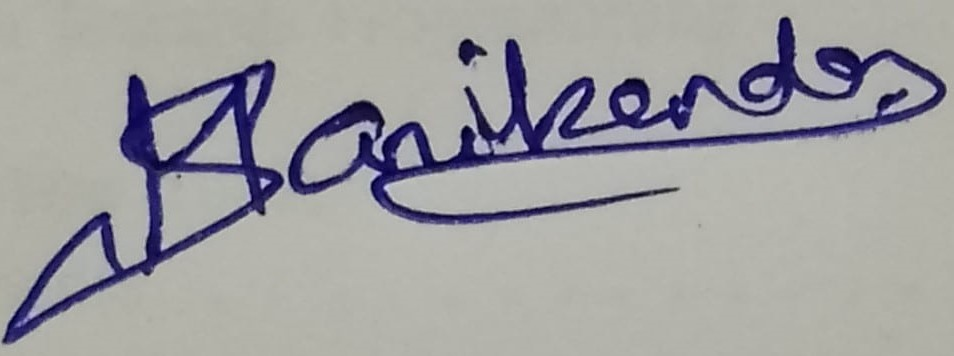
#> input picture Python_AI/AI/OpenCV/Basic_Programs/Threshold/Mani.jpg, 954 x 356 px, found by its file name
$ python Threshold_Img.py
#> lines starting #> are read from the running program, lines starting #| are printed output that depends on the picture; after the words box and inside, x2 and y2 are one past the last pixel; in counts of white or black regions, pixels touching at a corner belong together
## To Convert Original Image to Black&White Image by setting Threshold Value
## Original Image --> GrayScale Image --> Setting Threshold Value --> Black&White Image

# Import OpenCV Library
import cv2

# Read the Original Image from Local Directory
Img = cv2.imread(r"C:\Users\ADMIN\Desktop\SMK\Python_AI\AI\OpenCV\Basic_Programs\Threshold\Mani.jpg")
#> Img is the input picture: shape (356, 954, 3); mean B, G, R 161.6, 160.6, 161.1

# Show / Display the Original Image
cv2.imshow("Original Image",Img)

# To Convert Original Image to Grayscale Image
grayscale = cv2.cvtColor(Img,cv2.COLOR_BGR2GRAY)
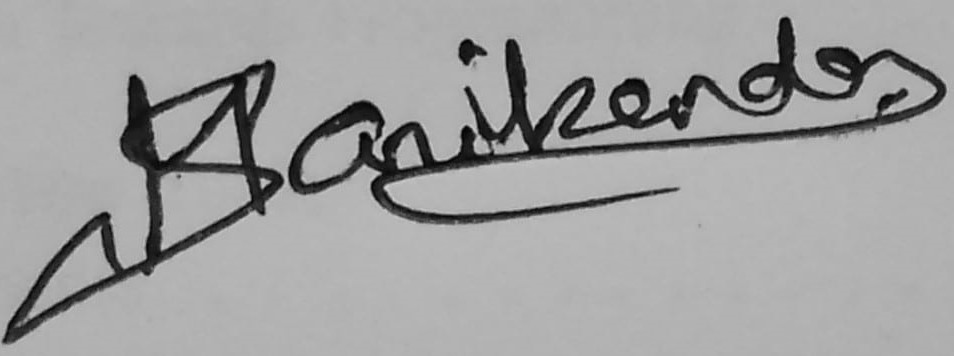
#> grayscale: shape (356, 954); min 2, max 214, mean 160.8

# To Convert GrayScale Image to Black&White Image using Threshold Value
# cv2.threshold(src_Img,Threshold_Value,MaxThresholdValue,Binary_type)[1/0]
ThreshImg = cv2.threshold(grayscale,120,255,cv2.THRESH_BINARY)[1]
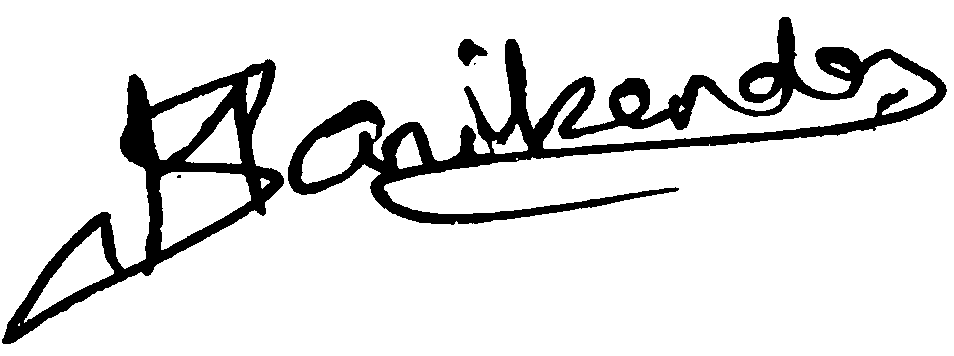
#> ThreshImg: shape (356, 954); 87.6% white; 5 black regions (2 under 20 px), largest, box (x1, y1, x2, y2) and area: (288, 17, 947, 225) 26649, (2, 59, 284, 344) 14907, (458, 39, 488, 66) 456

# Print Threshold Value
print(ThreshImg)
#> (printed output is left out)

# 0 - Black Pixel
# 120 - Threshold Value
# 255 - White Pixel

# Show / Display the Threshold Image
cv2.imshow("Black&White_Image",ThreshImg)

# Write & Save the Threshold Image
cv2.imwrite("C:\\Users\\ADMIN\\Desktop\\SMK\\Python_AI\\AI\\OpenCV\\Basic_Programs\\Threshold\\Output\\Sign.png",ThreshImg)

# Wait Key & Destroy All Windows
cv2.waitKey(5000)

# Destroy All Windows
cv2.destroyAllWindows()
